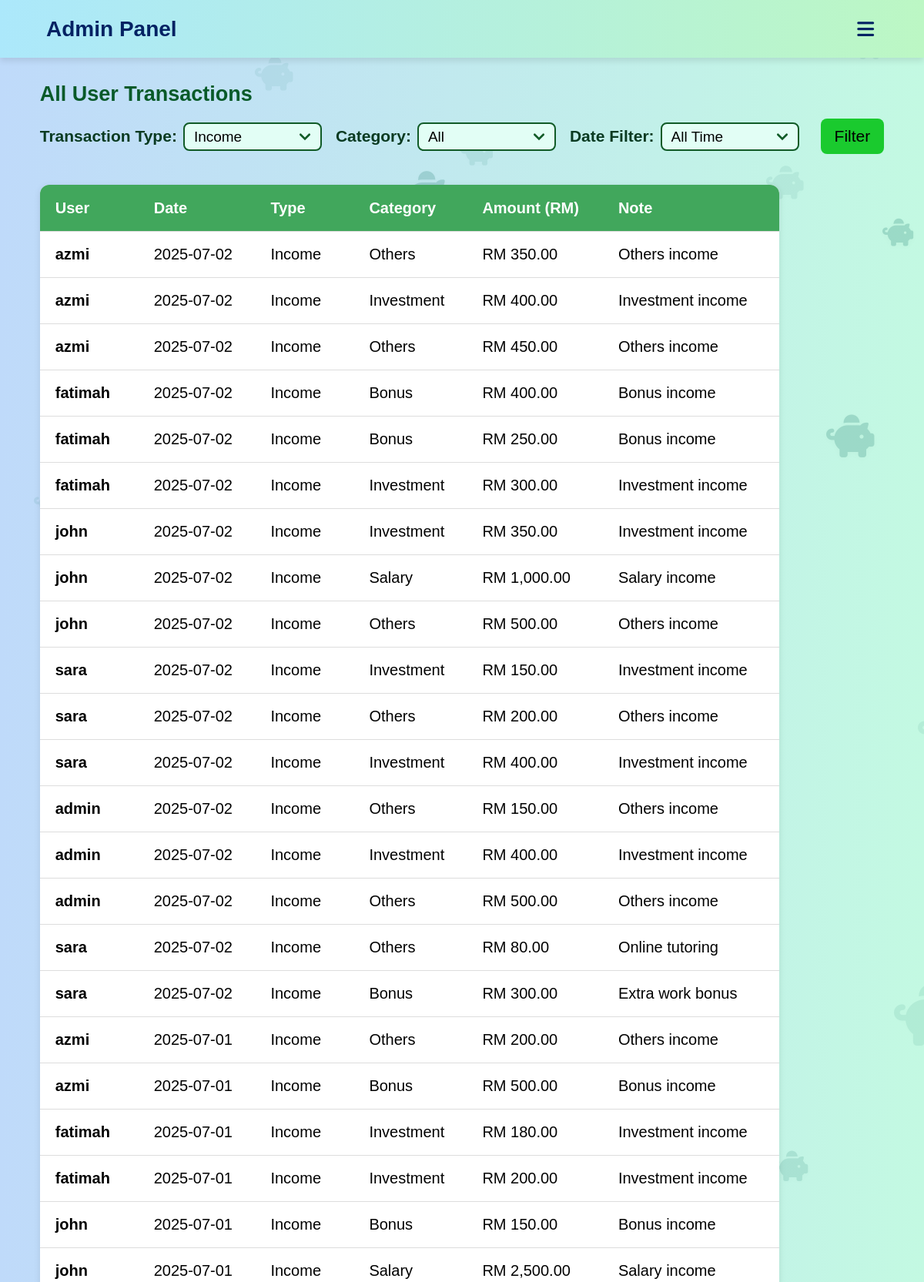
The page /admin_overview.php?type=income (signed in, upper part) on the database its author committed.
### tables this page shows
CREATE TABLE IF NOT EXISTS transactions (
    transaction_id INT AUTO_INCREMENT PRIMARY KEY,
    user_id INT NOT NULL,
    category_id INT NOT NULL,
    type ENUM('income', 'expense') NOT NULL,
    amount DECIMAL(10,2) NOT NULL,
    note TEXT,
    date DATE,
    FOREIGN KEY (user_id) REFERENCES users(user_id) ON DELETE CASCADE,
    FOREIGN KEY (category_id) REFERENCES categories(category_id) ON DELETE CASCADE
);

CREATE TABLE IF NOT EXISTS users (
    user_id INT AUTO_INCREMENT PRIMARY KEY,
    username VARCHAR(100) NOT NULL,
    email VARCHAR(100) NOT NULL UNIQUE,
    password VARCHAR(255) NOT NULL,
    role ENUM('user', 'admin') DEFAULT 'user'
);

CREATE TABLE IF NOT EXISTS categories (
    category_id INT AUTO_INCREMENT PRIMARY KEY,
    name VARCHAR(50) NOT NULL,
    type VARCHAR(50) NOT NULL 
);

### admin_overview.php (the view, shortened to what this page needs)
<?php
require_once 'admin_header.php';
require_once 'includes/db.php';
$date_filter = $_GET['date_filter'] ?? '';
?>
    <div id="piggy-bg"></div>
    <div class="piggy-container" aria-hidden="true"></div>
<main class="overviewmain">
    <section id="overview">
        <h2>All User Transactions</h2>
        <form method="GET" action="admin_overview.php">
            <div class="filtergroup">
                <label for="transactionType">Transaction Type:</label>
                <select id="OtransactionType" name="type" onchange="this.form.submit()" required>
                    <?php $selectedType = $_GET['type'] ?? 'all'; ?>
                    <option value="income" <?= $selectedType == 'income' ? 'selected' : '' ?>>Income</option>
                </select>
            </div>
            <div class="filtergroup">
                <label for="category">Category:</label>
                <select name="category" id="Ocategory">
                    <option value="">All</option>
                </select>
            </div>
            <div class="filtergroup">
                <label for="date_filter">Date Filter:</label>
                <select name="date_filter" id="Odate_filter">
                    <option value="" <?= $date_filter == '' ? 'selected' : '' ?>>All Time</option>
                </select>
            </div>
            <div class="filtergroup">
                <button type="submit" class="filterbtn">Filter</button>
            </div>
        </form>
        <?php
        $selectedType = isset($_GET['type']) ? $_GET['type'] : 'all';
        if ($selectedType === 'all') {
            $transactionTypes = ['income', 'expense'];
            foreach ($transactionTypes as $currentType) {
                echo "<h3>" . ucfirst($currentType) . " Transactions</h3>";
                echo "<table>";
                echo "<thead>
                        <tr>
                            <th>User</th>
                            <th>Date</th>
                            <th>Category</th>
                            <th>Amount (RM)</th>
                            <th>Note</th>
                        </tr>
                      </thead>";
                echo "<tbody>";
                $sql = "SELECT t.*, c.name AS category_name, u.username
                        FROM transactions t
                        JOIN categories c ON t.category_id = c.category_id
                        JOIN users u ON t.user_id = u.user_id
                        WHERE t.type = ?";
                $params = [$currentType];
                $types = "s";
                if (!empty($_GET['category'])) {
                    $sql .= " AND t.category_id = ?";
                    $params[] = $_GET['category'];
                    $types .= "i";
                }
                if (!empty($_GET['date_filter']) && is_numeric($_GET['date_filter'])) {
                    $days = (int)$_GET['date_filter'];
                    $sql .= " AND t.date >= DATE_SUB(CURDATE(), INTERVAL ? DAY)";
                    $params[] = $days;
                    $types .= "i";
                }
                $sql .= " ORDER BY t.date DESC, t.transaction_id DESC";
                $stmt = $conn->prepare($sql);
                if ($stmt) {
                    $stmt->bind_param($types, ...$params);
                    $stmt->execute();
                    $result = $stmt->get_result();
                    if ($result->num_rows > 0) {
                        $total = 0;
                        while ($row = $result->fetch_assoc()) {
                            $total += $row['amount'];
                            echo "<tr>
                                    <td><strong>" . htmlspecialchars($row['username']) . "</strong></td>
                                    <td>" . htmlspecialchars($row['date']) . "</td>
                                    <td>" . htmlspecialchars($row['category_name']) . "</td>
                                    <td>" . number_format($row['amount'], 2) . "</td>
                                    <td>" . htmlspecialchars($row['note']) . "</td>
                                  </tr>";
                        }
                        echo "<tr style='font-weight: bold; background-color: #f0f0f0;'>
                                <td colspan='3'>Total " . ucfirst($currentType) . "</td>
                                <td>RM " . number_format($total, 2) . "</td>
                                <td></td>
                              </tr>";
                    } else {
                        echo "<tr><td colspan='5' style='text-align: center; padding: 20px;'>No " . $currentType . " transactions found.</td></tr>";
                    }
                    $stmt->close();
                } else {
                    echo "<tr><td colspan='5' style='text-align: center; padding: 20px; color: red;'>Error preparing query: " . htmlspecialchars($conn->error) . "</td></tr>";
                }
                echo "</tbody>";
                echo "</table>";
                echo "<br>";
            }
        } else {
            echo "<table>";
            echo "<thead>
                    <tr>
                        <th>User</th>
                        <th>Date</th>
                        <th>Type</th>
                        <th>Category</th>
                        <th>Amount (RM)</th>
                        <th>Note</th>
                    </tr>
                  </thead>";
            echo "<tbody>";
            $sql = "SELECT t.*, c.name AS category_name, u.username
                    FROM transactions t
                    JOIN categories c ON t.category_id = c.category_id
                    JOIN users u ON t.user_id = u.user_id
                    WHERE 1";
            $params = [];
            $types = "";
            if (!empty($_GET['type']) && $_GET['type'] !== 'all') {
                $sql .= " AND t.type = ?";
                $params[] = $_GET['type'];
                $types .= "s";
            }
            $sql .= " ORDER BY t.date DESC, t.transaction_id DESC";
            $stmt = $conn->prepare($sql);
            if ($stmt && !empty($params)) {
                $stmt->bind_param($types, ...$params);
            }
            $stmt->execute();
            $result = $stmt->get_result();
            if ($result->num_rows > 0) {
                while ($row = $result->fetch_assoc()) {
                    echo "<tr>
                            <td><strong>" . htmlspecialchars($row['username']) . "</strong></td>
                            <td>" . htmlspecialchars($row['date']) . "</td>
                            <td>" . htmlspecialchars(ucfirst($row['type'])) . "</td>
                            <td>" . htmlspecialchars($row['category_name']) . "</td>
                            <td>RM " . number_format($row['amount'], 2) . "</td>
                            <td>" . htmlspecialchars($row['note']) . "</td>
                          </tr>";
                }
            } else {
                echo "<tr><td colspan='6' style='text-align: center; padding: 20px;'>No transactions found.</td></tr>";
            }
            echo "</tbody>";
            echo "</table>";
        }
        ?>
    </section>
</main>

### style.css (style rules this page uses)
* { padding: 0; margin: 0; font-family:'Trebuchet MS', 'Lucida Sans Unicode', 'Lucida Grande', 'Lucida Sans', Arial, sans-serif; box-sizing: border-box; }
html, body { margin: 0; padding: 0; width: 100%; background: linear-gradient(to left, #c3f9e2, #bfdafa); overflow-x: hidden; height: 100%; display: flex; flex-direction: column; }
body { flex-grow: 1; position: relative; z-index: 1; }
main { flex: 1 0 auto; padding-bottom: 500px; box-sizing: border-box; }
#overview { width: 100%; }
#piggy-bg { position: fixed; top: 0; left: 0; width: 100%; height: 100vh; z-index: -1; pointer-events: none; overflow: hidden; }
.piggy-container { position: fixed; top: 0; left: 0; width: 100%; height: 100vh; pointer-events: none; z-index: -1; }
table { width: 60%; border-collapse: collapse; margin-top: 30px; font-size: clamp(16px, 2vw, 20px); background-color: #fff; box-shadow: 0 2px 8px rgba(0,0,0,0.1); border-radius: 12px; overflow: hidden; }
table thead { background-color: #41a75c; color: white; text-align: left; }
table th, table td { padding: 16px 20px; border-bottom: 1px solid #ddd; min-width: 120px; height: 60px; text-align: left; vertical-align: middle; }
.overviewmain { display: flex; justify-content: center; align-items: center; margin: 2rem auto; }
#overview h2 { font-size: clamp(27px, 2.2vw, 30px); color: #095a29; margin-bottom: clamp(16px, 1vw, 20px); }
#overview form { display: flex; flex-wrap: wrap; flex-direction: column; align-items: flex-start; gap: 10px; margin-bottom: 10px; }
#overview .filtergroup { display: flex; flex-wrap: wrap; align-items: center; gap: 8px; }
.filtergroup label { font-size: clamp(21px, 1.6vw, 23px); font-weight: bold; color: #093a21; white-space: nowrap; gap: 50px; }
#Odate_filter, #OtransactionType, #Ocategory { width: 180px; }
.filtergroup select { padding: 6px 12px; background-color: #e2fef5; border: 2px solid #115b27; border-radius: 8px; font-size: clamp(19px, 1.5vw, 21px); resize: vertical; transition: border-color 0.3s; }
.filtergroup select { appearance: none; background-repeat: no-repeat; background-position: right 12px center; background-size: 16px; }
.filterbtn { background-color: #1aca2e; padding: 11px 18px; font-size: clamp(21px, 1.6vw, 23px); border: none; border-radius: 8px; transition: background-color 0.3s; margin-bottom: 20px; }
#overview table { width: clamp(500px, 80vw, 1200px); border-collapse: collapse; margin-top: 20px; margin-bottom: 30px; font-size: clamp(16px, 2vw, 20px); background-color: #fff; box-shadow: 0 2px 8px rgba(0,0,0,0.1); border-radius: 12px; overflow: hidden; }
#overview table thead { background-color: #41a75c; color: white; text-align: left; }
#overview table th, #overview table td { padding: 16px 20px; border-bottom: 1px solid #ddd; min-width: 120px; height: 60px; text-align: left; vertical-align: middle; }
@media (min-width: 1030px) { #overview form { flex-direction: row; align-items: center; gap: 18px; } }
@media (min-width: 1030px) { .filterbtn { margin-left: 10px; } }
@media (min-width: 1030px) { #overview .filtergroup { margin-bottom: 20px; } }
@media (min-width: 1030px) { .filterbtn { margin-bottom: 0; } }

### rows shown on the page
transactions: user.username "azmi", date "2025-07-02", type "Income", category.name "Others", amount "350.00", note "Others income"
transactions: user.username "azmi", date "2025-07-02", type "Income", category.name "Investment", amount "400.00", note "Investment income"
transactions: user.username "azmi", date "2025-07-02", type "Income", category.name "Others", amount "450.00", note "Others income"
transactions: user.username "fatimah", date "2025-07-02", type "Income", category.name "Bonus", amount "400.00", note "Bonus income"
transactions: user.username "fatimah", date "2025-07-02", type "Income", category.name "Bonus", amount "250.00", note "Bonus income"
transactions: user.username "fatimah", date "2025-07-02", type "Income", category.name "Investment", amount "300.00", note "Investment income"
transactions: user.username "john", date "2025-07-02", type "Income", category.name "Investment", amount "350.00", note "Investment income"
transactions: user.username "john", date "2025-07-02", type "Income", category.name "Salary", amount "1,000.00", note "Salary income"
transactions: user.username "john", date "2025-07-02", type "Income", category.name "Others", amount "500.00", note "Others income"
transactions: user.username "sara", date "2025-07-02", type "Income", category.name "Investment", amount "150.00", note "Investment income"
transactions: user.username "sara", date "2025-07-02", type "Income", category.name "Others", amount "200.00", note "Others income"
transactions: user.username "sara", date "2025-07-02", type "Income", category.name "Investment", amount "400.00", note "Investment income"
transactions: user.username "admin", date "2025-07-02", type "Income", category.name "Others", amount "150.00", note "Others income"
transactions: user.username "admin", date "2025-07-02", type "Income", category.name "Investment", amount "400.00", note "Investment income"
transactions: user.username "admin", date "2025-07-02", type "Income", category.name "Others", amount "500.00", note "Others income"
transactions: user.username "sara", date "2025-07-02", type "Income", category.name "Others", amount "80.00", note "Online tutoring"
transactions: user.username "sara", date "2025-07-02", type "Income", category.name "Bonus", amount "300.00", note "Extra work bonus"
transactions: user.username "azmi", date "2025-07-01", type "Income", category.name "Others", amount "200.00", note "Others income"
transactions: user.username "azmi", date "2025-07-01", type "Income", category.name "Bonus", amount "500.00", note "Bonus income"
transactions: user.username "fatimah", date "2025-07-01", type "Income", category.name "Investment", amount "180.00", note "Investment income"
transactions: user.username "fatimah", date "2025-07-01", type "Income", category.name "Investment", amount "200.00", note "Investment income"
transactions: user.username "john", date "2025-07-01", type "Income", category.name "Bonus", amount "150.00", note "Bonus income"
transactions: user.username "john", date "2025-07-01", type "Income", category.name "Salary", amount "2,500.00", note "Salary income"
